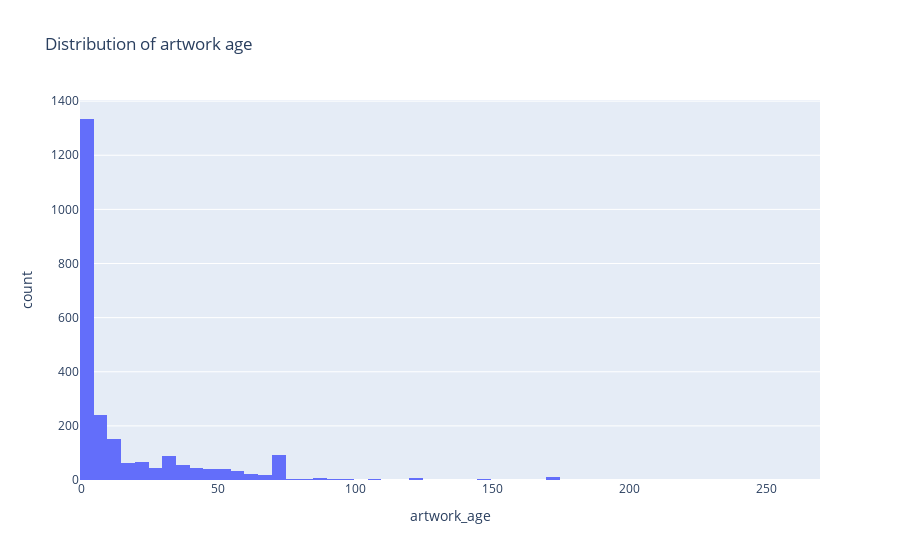

Source (notebook cell):
### Code cell
px.histogram(artsy_listings, x="artwork_age", title="Distribution of artwork age")

### Figure 1 — Plotly figure (JSON) as saved in the notebook; plotly's stock layout.template omitted (floating-point values rounded to 4 significant figures; data arrays with more than 128 entries replaced by an {"elided": "..."} marker saying what was removed)
{"data": [{"alignmentgroup": "True", "bingroup": "x", "hovertemplate": "artwork_age=%{x}<br>count=%{y}<extra></extra>", "legendgroup": "", "marker": {"color": "#636efa"}, "name": "", "offsetgroup": "", "orientation": "v", "showlegend": false, "type": "histogram", "x": {"elided": "2385 int values"}, "xaxis": "x", "yaxis": "y"}], "layout": {"barmode": "relative", "legend": {"tracegroupgap": 0}, "title": {"text": "Distribution of artwork age"}, "xaxis": {"anchor": "y", "domain": [0, 1], "title": {"text": "artwork_age"}}, "yaxis": {"anchor": "x", "domain": [0, 1], "title": {"text": "count"}}}}
